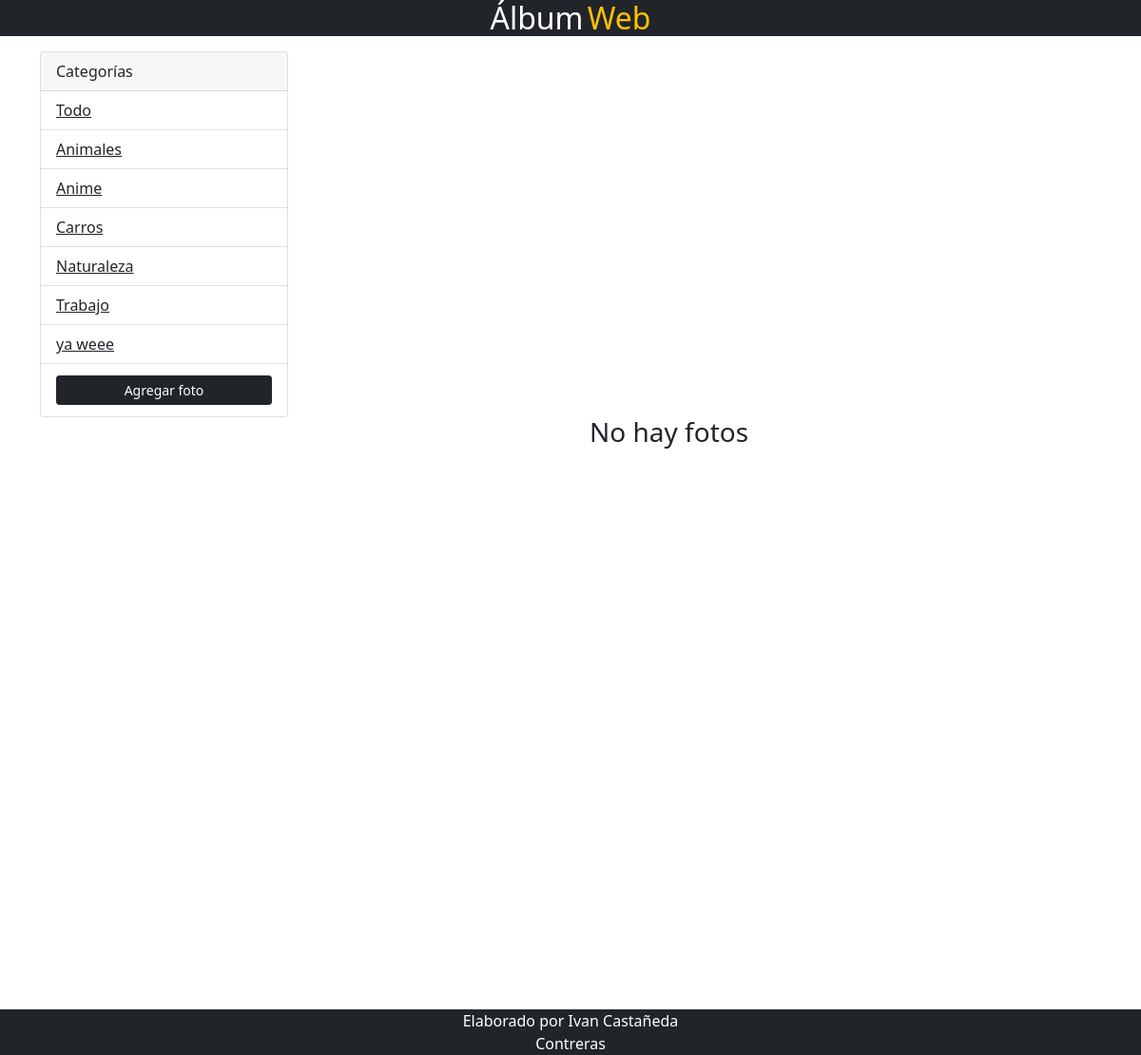
The app's page /?category=Carros, older data.
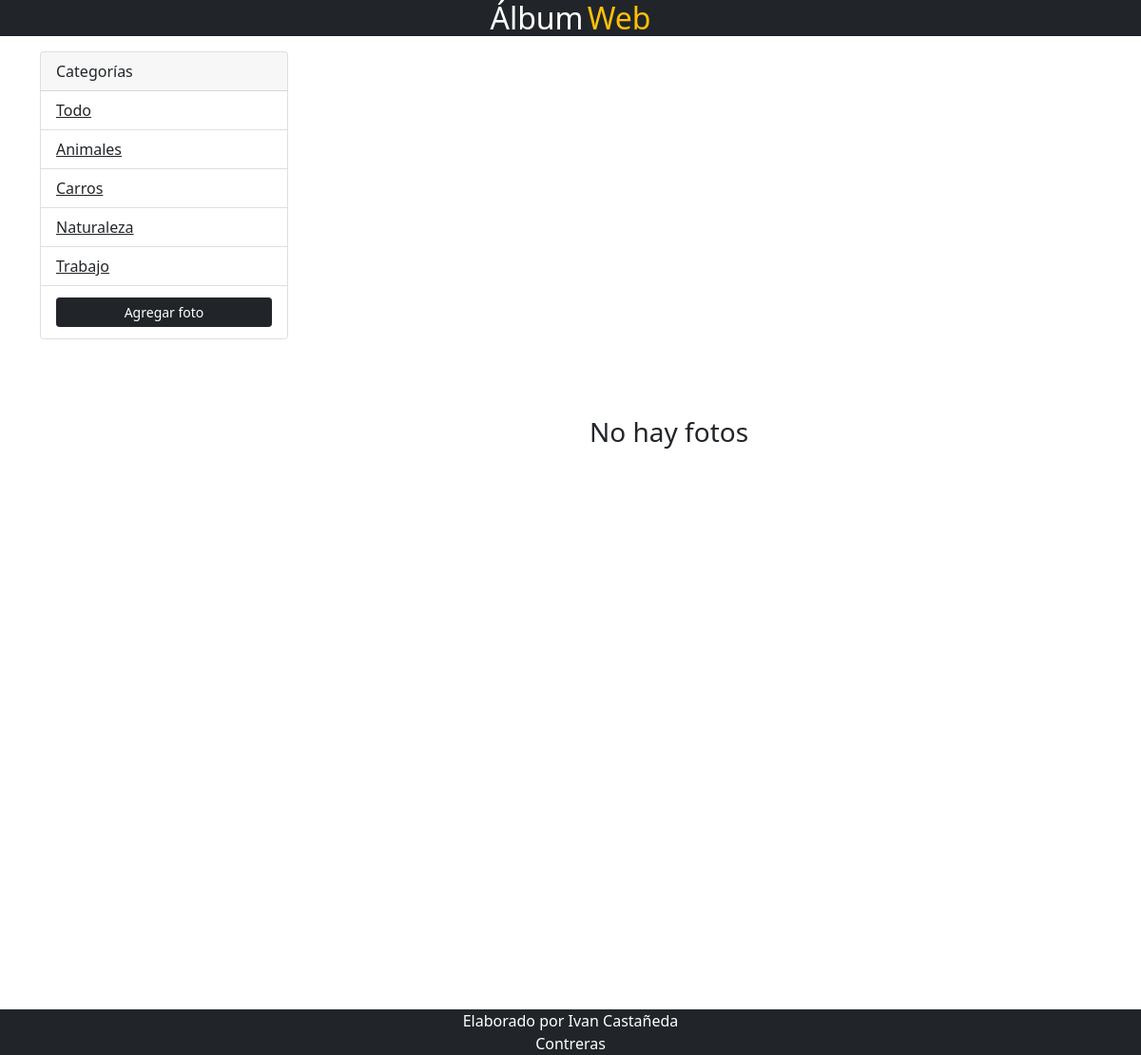
The same page, newer data.
### photo/models.py (models this page shows, shortened)
class Category(models.Model):
    name = models.CharField(max_length=100, null= False, blank=False)
    class Meta:
        ordering = ['name',]#para ordenar alfabeticamente

### photo/views.py (the view)
# urls.py: path('', views.gallery, name ='gallery'),
def gallery(request):
    category = request.GET.get('category')
    if category == None:
        fotos = Photo.objects.all()
    else:
        fotos = Photo.objects.filter(category__name=category)
    categorias = Category.objects.all()
    context = {
        'categorias': categorias,
        'fotos': fotos,
    }
    return render(request, 'photos/gallery.html', context)

### photo/templates/photos/gallery.html (shortened to what this page needs)
{% extends 'photos/base.html' %}
{% block content %}
    <div class="container mb-5">
        <div class="row my-3">
            <div class="col-md-3">
                <div class="card">
                    <div class="card-header">
                        Categorías
                    </div>
                    <ul class="list-group list-group-flush">
                        <li class="list-group-item">
                            <a class="text-dark" href="{% url 'gallery' %}">Todo</a>
                        </li>
                        {% for categoria in categorias %}
                        <li class="list-group-item">
                            <a class="text-dark" href="{% url 'gallery' %}?category={{categoria.name}}"> {{categoria.name}} </a>
                        </li>
                        {% endfor %}
                        <li class="list-group-item">
                            <a href="{% url 'add' %}" class="btn btn-dark btn-sm m-1 mx-auto d-block ">Agregar foto</a>
                        </li>
                    </ul>
                </div>
            </div>
            <div class="col-md-9 ">
                <div class="row">
                    {% for foto in fotos %}
                    <div class="col-md-4">
                        <div class="card my-2 ">
                            <img class="image-thumbail mx-auto d-block" src="{{foto.link}}" alt="Card image cap">
                            <div class="card-body">
                                <small>
                                    Categoría: {{foto.category.name}}
                                    <br>
                                    <div class="card-footer">
                                        {{foto.created_at}}
                                    </div>
                                </small>
                            </div>
                            <a href="{% url 'photo' foto.id %}"
                                class="text-dark btn btn-outline-warning btn-sm m-1 rounded-pill border border-dark ">Ver</a>
                        </div>
                    </div>
                    {% empty %}
                    <div class="row vh-100 align-items-center m-1 justify-content-center">
                        <div class="col-md-4">
                            <h3>No hay fotos</h3>
                        </div>
                    </div>
                    {% endfor %}
                </div>
            </div>
        </div>
    </div>
    {% endblock %}
    {% block footer %}
    <div class="row align-items-end" style="height: 200px;">
        <div class="col">
            <footer class="row bg-dark justify-content-center">
                <div class="col-md-3">
                    <p class="mb-0 text-white text-center">Elaborado por Ivan Castañeda Contreras</p>
                </div>
            </footer>
        </div>
    </div>
    {% endblock %}

### photo/templates/photos/base.html (shortened to what this page needs)
<!DOCTYPE html>
<html lang="es">
<head>
    <link href="https://cdn.jsdelivr.net/npm/bootstrap@5.0.0-beta2/dist/css/bootstrap.min.css" rel="stylesheet"
>
</head>
<body class="mb-0" style="overflow-x: hidden;" >
    <div class="row mr-0">
            <nav class="col-md-12 bg-dark text-center mr-0">
                <span class="h2 text-white">Álbum</span>
                <span class="h2 text-warning">Web</span>
            </nav>
    </div>
    {% block content %}
    {% endblock %}
    {% block footer %}
    {% endblock %}
</body>
</html>

Row changes from the older to the newer data that the page shows:
removed Category: name "Anime"
removed Category: name "ya weee"
